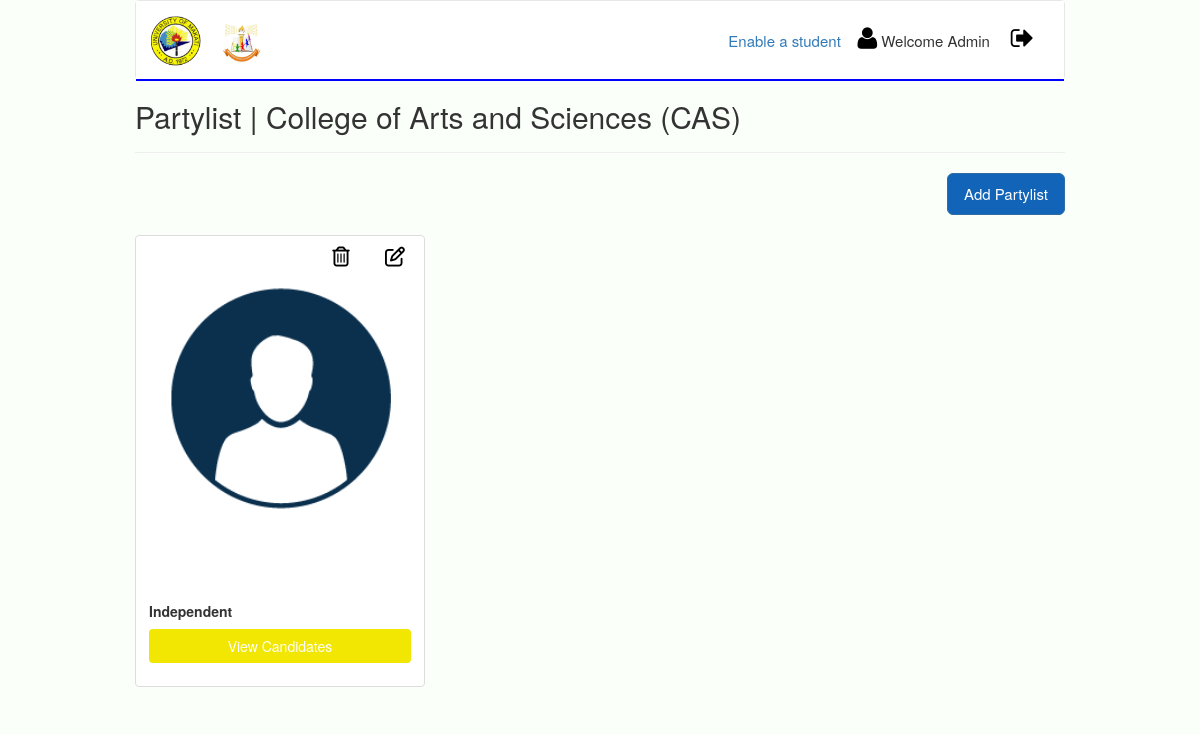
Page /Adminpartylist.php?college=College of Arts and Sciences (CAS) (signed in) on the committed database.
### tables this page shows
CREATE TABLE `college` (
  `id` int(11) NOT NULL AUTO_INCREMENT,
  `college` varchar(200) NOT NULL,
  `picture` varchar(300) NOT NULL,
  `date_added` datetime NOT NULL,
  `college_abr` varchar(12) NOT NULL,
  PRIMARY KEY (`id`)
);

CREATE TABLE `partylist` (
  `id` int(11) NOT NULL AUTO_INCREMENT,
  `partylist_name` varchar(200) NOT NULL,
  `partylist_slogan` varchar(1000) NOT NULL,
  `partylist_logo` varchar(300) NOT NULL,
  `college` varchar(100) NOT NULL,
  `date_added` datetime NOT NULL,
  PRIMARY KEY (`id`)
);

### Adminpartylist.php (the view, shortened to what this page needs)
<!DOCTYPE HTML>
<html>
<head>
</head>
<body>
	<?php include('sidenav.php');?>
		<?php
			$college = $_GET['college'];
			$sql = "SELECT * FROM college WHERE college='$college'";
				$result = mysqli_query($conn,$sql);
				if (mysqli_num_rows($result)>0){
					$row = mysqli_fetch_array($result);
					$college = $row["college"];
				}
					else {
					echo " ";
					}
		?>
<div class="container-fluid container-style">
	<div class="page-header header-page">
	  <h2>Partylist | <?php echo $college; ?></h2>
	</div>
	<div class="add-college">
			<button type="button" class="btn btn-primary btn-lg" data-toggle="modal" data-target="#myModal">Add Partylist</button>
	</div>
	<div class="row row-design">
				<?php
			$college = $_GET['college'];
			$sql = "SELECT * FROM partylist WHERE college='$college'";
				$result = mysqli_query($conn,$sql);
				if (mysqli_num_rows($result)>0){
					while ($row = mysqli_fetch_array($result)) {
					$id = $row['id'];
					$partylist_name = $row["partylist_name"];
					$partylist_logo = $row['partylist_logo'];
		?>
	  <div class="col-sm-6 col-md-4">
	    <div class="thumbnail ">
	     <div class="clearfix">
			<p align="right"><a href="" class="btn btn-default button-size" role="button" data-toggle="modal" data-target="#<?php echo $id;?>deletemodal"><i class="fa fa-trash-o"></i></a>
			<a href="" class="btn btn-default button-size" role="button" data-toggle="modal" data-target="#updatemodal"><i class="fa fa-edit"></i></a></p>
         </div>
            <div class="college-img">
            	<img src="<?php echo $partylist_logo;?>" alt="" class="img-rounded">
            </div>
	      <div class="caption">
	        <h5><b><?php echo $partylist_name;?></b></h5>
	        <p align="center"><a href="<?php echo "AdminCandidates.php?partylist=$partylist_name&college=$college";?>" class="btn btn-yellow btn-full" role="button">View Candidates</a></p>
	      </div>
	    </div>
	  </div>
	  	  <?php
	  							}
				}
					else {
					echo " ";
					}
	  ?>
	</div>
</div>
</body>
</html>

### css/style.css (style rules this page uses)
* { margin: 0px auto; padding: 0px auto; }
body { background-color: rgb(250,260,250); background-size: 100%; }
.container-style { width: 80%; clear: both; }
.row-design { clear: both; }
.clearfix { text-align: center; z-index: 20 !important; }
.clearfix p { z-index: 20 !important; }
.clearfix a { z-index: 10 !important; cursor: pointer; width: 50px; background-color: white; border-radius: 5px; border-color: transparent; }
.clearfix i { font-size: 20px; z-index: 20 !important; color: black; }
.button-size { width: 49%; }
.btn-yellow { background-color: #f2e703; color: white; }
.college-img { z-index: 1 !important; height: 300px; text-align: center; }
.college-img img { width: 80%; z-index: 1 !important; }
.header-page { width: 100%; float: left; margin-top: -20px !important; }
.add-college { width: 100%; padding-bottom: 20px; float: right; }
.add-college button { float: right; font-size: 15px; }
.btn-full { width: 100%; color: white; }
.btn-primary { background-color: #1264b8 !important; }

### sidenav.php (style rules this page uses)
.fa { font-size: 25px; color: black; }

### rows in the picture
college: college "College of Arts and Sciences (CAS)"
partylist: partylist_logo (picture), partylist_name "Independent"
